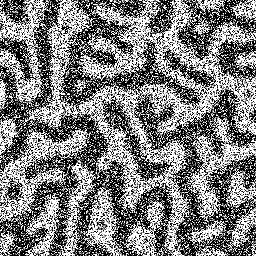
#> input picture data/sample_phaze/spinodal_gray_noise200.png, 256 x 256 px, found by its file name
$ jupyter execute phaze_noise_reduction.ipynb
#> lines starting #> are read from the running program, lines starting #| are printed output that depends on the picture; after the words box and inside, x2 and y2 are one past the last pixel; in counts of white or black regions, pixels touching at a corner belong together; long printed decimals are rounded
[cell 1]
# --- 必要ライブラリ ---
# Pillow: 画像読み込み
# NumPy : 配列演算
# scikit-image: フィルタと大津の2値化
from PIL import Image
import numpy as np
import matplotlib.pyplot as plt
from skimage.filters import gaussian, threshold_otsu
import cv2
# ========== ユーザー設定 ==========
image_path_noise = "spinodal_gray_noise200.png"  # 入力画像
image_path_mask = "spinodal_mask.png"  # mask画像）
sigma = 1.5                # ガウスぼかしの標準偏差（大きいほど強くぼける）
# =================================

[cell 2]
img_u8 = np.array(Image.open(image_path_noise).convert("L"), dtype=np.uint8)
#> img_u8 is the input picture: shape (256, 256); min 0, max 255, mean 126.5
img_u8

[cell 3]
filtered=cv2.medianBlur(img_u8,15)
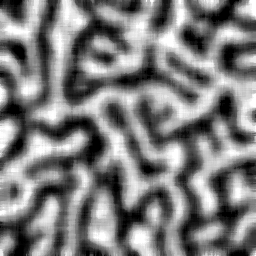
#> filtered: shape (256, 256); min 0, max 255, mean 125.2
filtered

[cell 4]
th = threshold_otsu(filtered)
#> th = 125
bw = (filtered> th).astype(np.uint8)  # 処理“前”の2値（0 or 1）
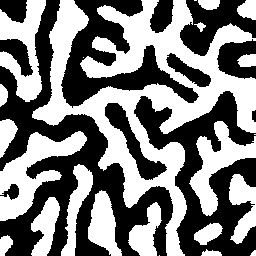
#> bw: shape (256, 256); values 0 (black) and 1 (white), 49.6% white; 23 white regions (4 under 20 px), largest, box (x1, y1, x2, y2) and area: (32, 0, 256, 256) 17305, (0, 131, 87, 221) 3068, (0, 0, 46, 102) 2330
plt.imshow(bw)
plt.show()

[cell 5]
#画像の保存
bw_result=bw*255
img = Image.fromarray(bw_result.astype(np.uint8))
img.save("result.png")

[cell 6]
#mask画像の読み込み
img_mask = np.array(Image.open(image_path_mask).convert("L"), dtype=np.uint8)/255
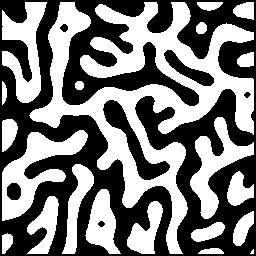
#> input picture data/sample_phaze/spinodal_mask.png, 256 x 256 px, found by its file name
#> img_mask: shape (256, 256) float64; values 0 (black) and 1 (white), 48.3% white; 21 white regions (1 under 20 px), largest, box (x1, y1, x2, y2) and area: (29, 2, 254, 254) 16766, (2, 130, 88, 221) 2961, (2, 2, 47, 103) 2288
plt.imshow(img_mask)
plt.show()

[cell 7]
#評価
MAE_after = np.mean(np.abs(img_mask.astype(float) - bw.astype(float)))
#> MAE_after = 0.0944
print(MAE_after)
#| 0.09438

[cell 8]
#フィルタを使わずに２値化
th_noisy = threshold_otsu(img_u8)
#> th_noisy = 127
bw_noisy = (img_u8> th_noisy).astype(np.uint8)  # 処理“前”の2値（0 or 1）
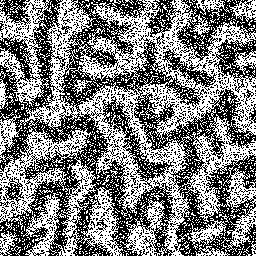
#> bw_noisy: shape (256, 256); values 0 (black) and 1 (white), 49.7% white in thin lines or dots
plt.imshow(bw_noisy)
plt.show()

[cell 9]
#フィルタを使わずに２値化した場合のMAE
MAE_before = np.mean(np.abs(img_mask.astype(float) - img_u8.astype(float)))
#> MAE_before = 126.2
print(MAE_before)
#| 126.187
